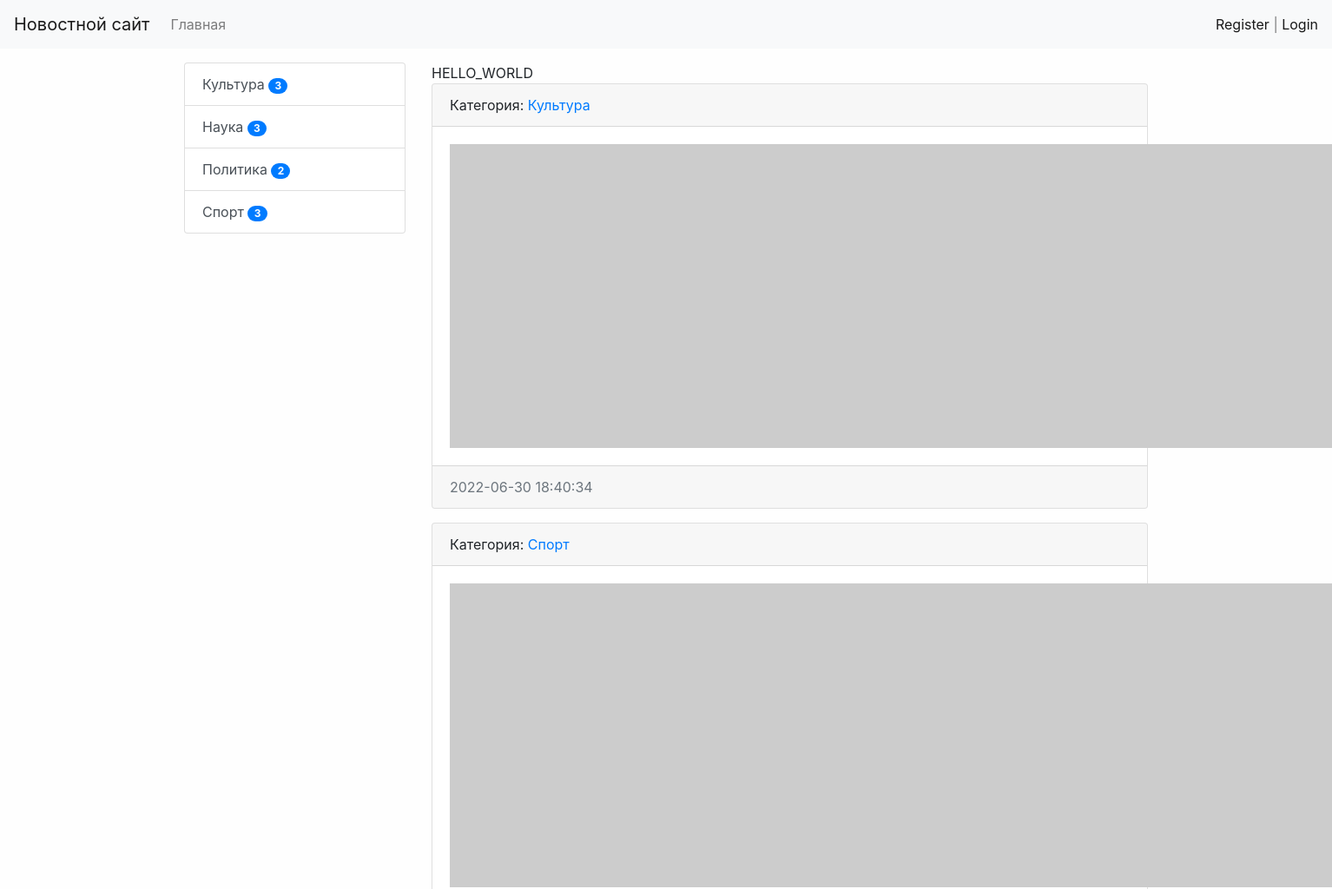
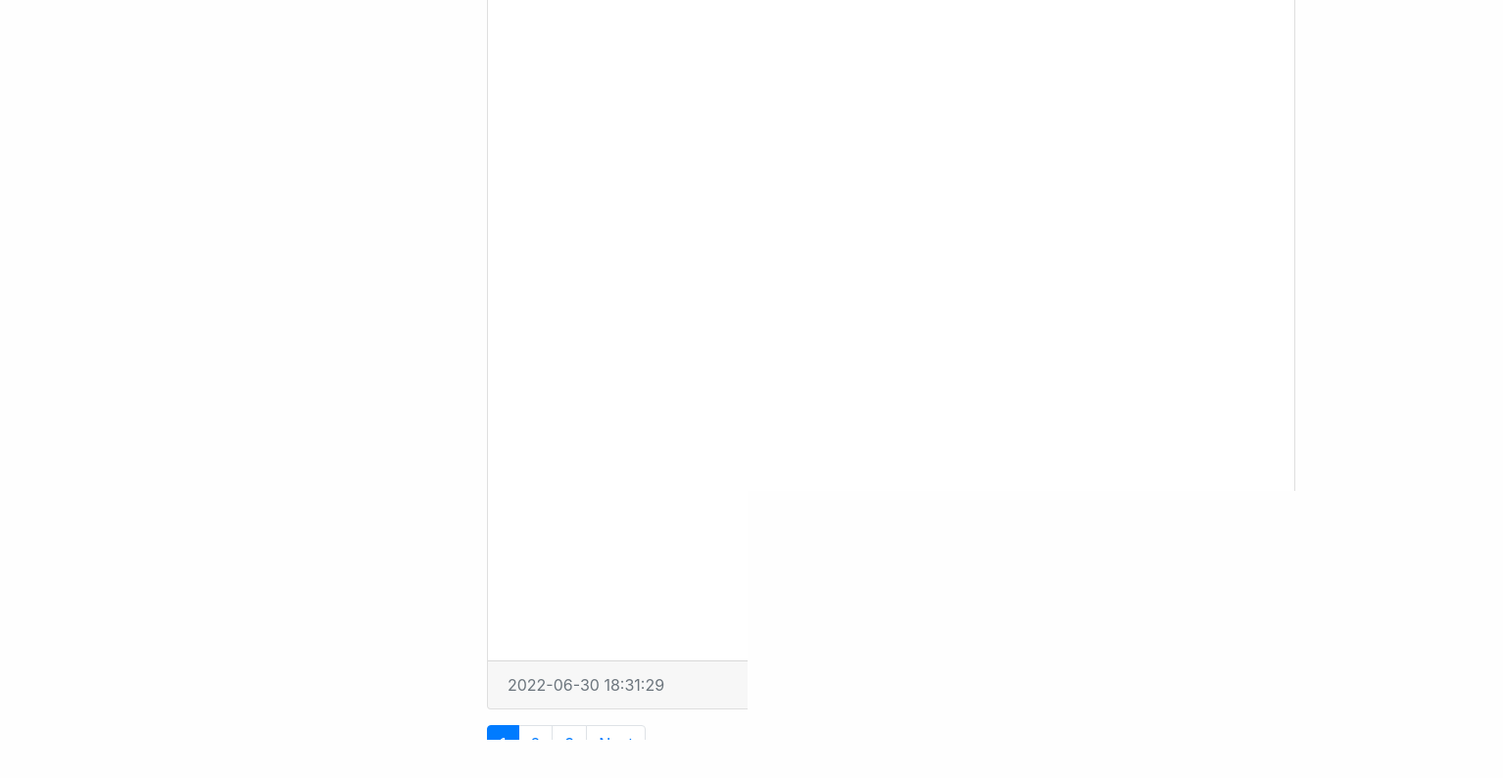
The page / on the database its author committed (2 pictures, top to bottom).
### news/models.py (models this page shows, shortened)
class Category(models.Model):
    title = models.CharField(max_length=150, db_index=True, verbose_name='Наименование категории')
    def get_absolute_url(self):
        return reverse('category', kwargs={"category_id": self.pk})
    class Meta:
        verbose_name = 'Категория'
        verbose_name_plural = 'Категрии'
        ordering = ['title', ]

class News(models.Model):
    title = models.CharField(max_length=150, verbose_name='Наименование')
    content = models.TextField(blank=True, verbose_name='Контент')
    created_at = models.DateTimeField(auto_now_add=True, verbose_name='Дата публикации')
    updated_at = models.DateTimeField(auto_now=True, verbose_name='Обнавлено')
    photo = models.ImageField(upload_to='photos/%Y/%m/%d/', verbose_name='Фото', blank=True)
    is_published = models.BooleanField(default=True, verbose_name='Опубликовано')
    category = models.ForeignKey('Category', on_delete=models.PROTECT,
                                 verbose_name='Категория',
                                 )
    views = models.IntegerField(default=0)
    def get_absolute_url(self):
        return reverse('view_news', kwargs={"pk": self.pk})
    class Meta:
        verbose_name = 'Новость'
        verbose_name_plural = 'Новости'
        ordering = ['-created_at', 'title']

### news/views.py (the view)
# urls.py: path('', HomeNews.as_view(), name='home'),
class HomeNews(MyMixin, ListView):
    model = News
    template_name = 'news/home_news_list.html'
    context_object_name = 'news'
    mixin_prop = 'hello_world'
    paginate_by = 2
    def get_context_data(self, *, object_list=None, **kwargs):
        context = super(HomeNews, self).get_context_data(**kwargs)
        context['title'] = self.get_upper('Главная страница')
        context['mixin_prop'] = self.get_prop()
        return context
    def get_queryset(self):
        return News.objects.filter(is_published=True).select_related('category')

### news/templatetags/news_tags.py (called while the page is built)
@register.simple_tag(name='get_list_categories')
def get_categories():
    q = '''select
                cat.id as id,
                cat.title as title,
                count(*) as cnt
            from news_category cat
            inner join news_news nw on nw.category_id=cat.id
            where nw.is_published<>0
            group by cat.id
            order by cat.title
    '''
    return Category.objects.raw(q)

@register.inclusion_tag('news/list_categories.html')
def show_categories():
    categories = get_categories()
    return {'categories': categories}

### news/utils.py (called while the page is built)
    def get_prop(self):
        return self.mixin_prop.upper()

    def get_upper(self, s: str) -> str:
        return s.upper()

### news/templates/news/home_news_list.html (shortened to what this page needs)
{% extends "base.html" %}
{% block sidebar %}
{% include 'inc/_sidebar.html' %}
{% endblock%}
{% block content %}
{{ mixin_prop }}
{% for item in news %}
<div class="card mb-3">
    <div class="card-header">
        Категория: <a href="{{ item.category.get_absolute_url }}"> {{ item.category.title }} </a>
    </div>
    <div class="card-body">
        <div class="media">
            {% if item.photo %}
            <img src="{{ item.photo.url }}" , alt="" , width="350" , class="mr-3">
            {% else %}
            <img src="https://picsum.photos/id/1060/350/462/?blur=2" , alt="" , class="mr-3">
            {% endif %}
        </div>
    </div>
    <div class="card-footer text-muted">
        {{ item.created_at|date:"Y-m-d H:i:s" }}
    </div>
</div>
{% endfor %}
{% endblock%}

### news/templates/news/list_categories.html
<div class="list-group">
    {% for item in categories %}
    <a href="{{ item.get_absolute_url }}" class="list-group-item list-group-item-action">{{ item.title }} <span
            class="badge badge-primary badge-pill">{{item.cnt}}</span></a>
    {% endfor %}
</div>

### mysite/static/css/style.css (style rules this page uses)
body { background-color: #fefefe; }

### rows shown on the page
Category: title "Культура", cnt "3"
Category: title "Наука", cnt "3"
Category: title "Политика", cnt "2"
Category: title "Спорт", cnt "3"
News: category "Культура", created_at "2022-06-30 18:40:34"
News: category "Спорт", created_at "2022-06-30 18:31:29"

### other values the page prints
{{ mixin_prop }} "HELLO_WORLD"
{{ p }} "1"
{{ p }} "2" "3"
